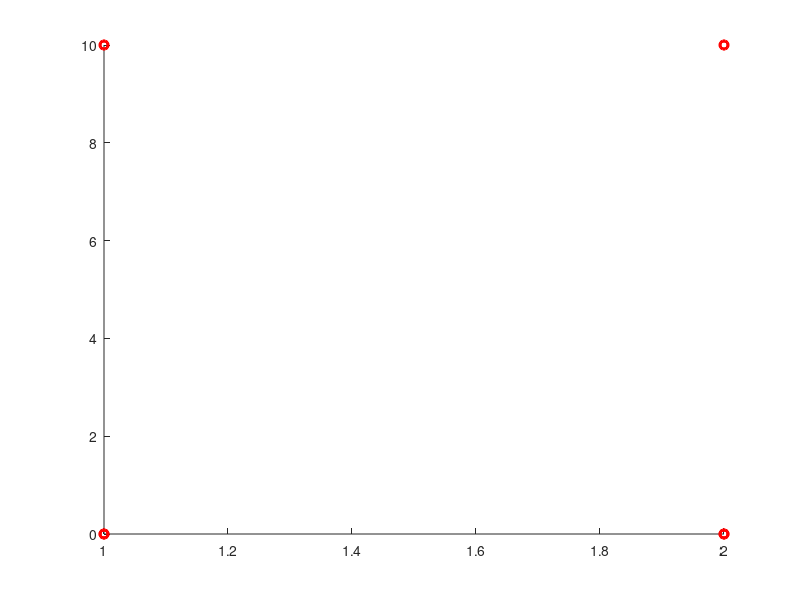

Write MATLAB code to recreate this figure.
% In this file we simulate a position following algorithm

hold on;

% pchip
% spline
% cscvn <- perfect! but cannot be used because we don't have access to the
%   toolbox :(
% solution: use pchip or spline to iterate over x and y seperatly (t as an
%   arguments

% define beacons
beacons = [ 0 10 10 0 0; 0 0 10 10 0 ];



plot(beacons,'ro','LineWidth',2);